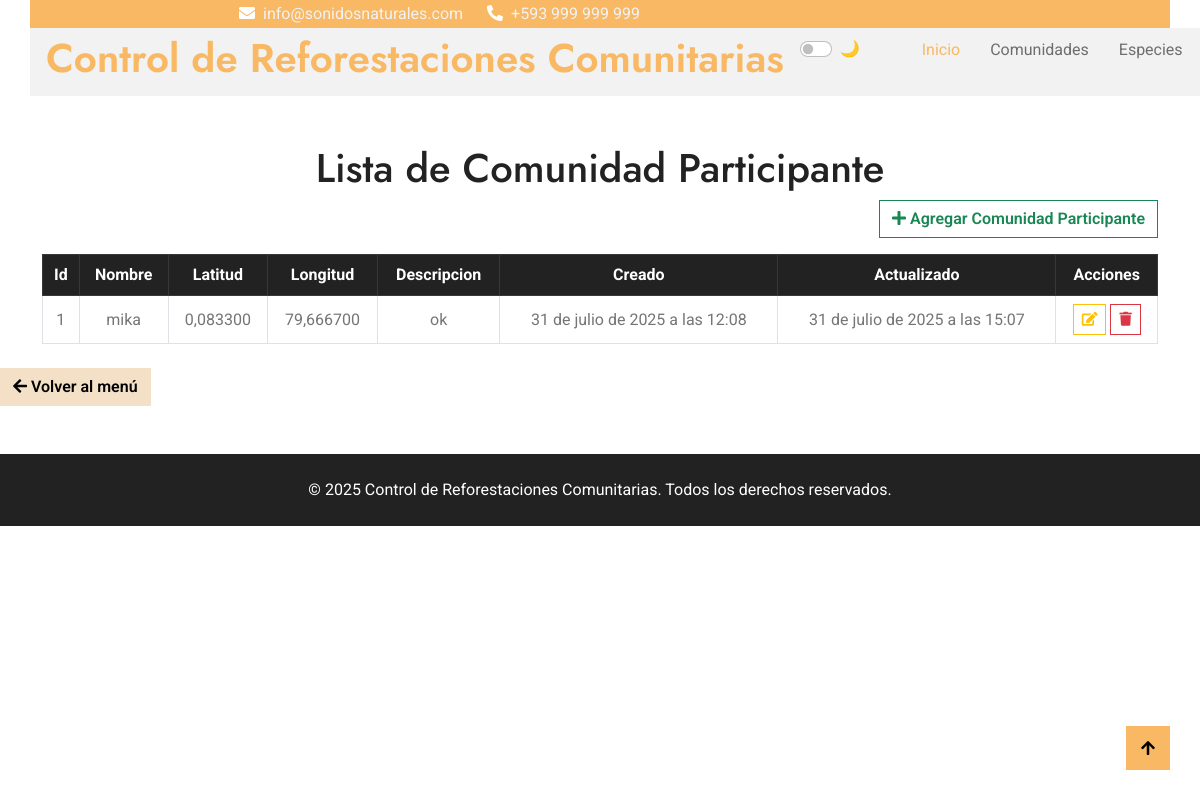
The page /comunidad/ on the database its author committed.
### Aplicaciones/Comunidad/models.py (models this page shows, shortened)
class Comunidad(models.Model):
    nombre = models.CharField(max_length=100)
    latitud = models.DecimalField(max_digits=9, decimal_places=6)
    longitud = models.DecimalField(max_digits=9, decimal_places=6)
    descripcion = models.TextField(blank=True)
    creado = models.DateTimeField(auto_now_add=True)
    actualizado = models.DateTimeField(auto_now=True)

### Aplicaciones/Comunidad/views.py (the view)
# urls.py: path('', views.listaComunidad, name='lista_comunidad'),
def listaComunidad(request):
    comunidades = Comunidad.objects.all()
    return render(request, 'comunidad/lista.html', {'comunidades': comunidades})

### Aplicaciones/Comunidad/templates/comunidad/lista.html (shortened to what this page needs)
{% extends "plantilla.html" %}
{% block contenido %}
<div class="container mt-5">
    <h1 class="text-center">Lista de Comunidad Participante</h1>
    <div class="text-end mb-3">
        <a href="{% url 'nuevo_comunidad' %}" class="btn btn-outline-success">
            <i class="fa fa-plus"></i> Agregar Comunidad Participante
        </a>
    </div>
        <table class="table table-bordered table-hover align-middle text-center">
            <thead class="table-dark">
                <tr>
                    <th>Id</th>
                    <th>Nombre</th>
                    <th>Latitud</th>
                    <th>Longitud</th>
                    <th>Descripcion</th>
                    <th>Creado</th>
                    <th>Actualizado</th>
                    <th>Acciones</th>
                </tr>
            </thead>
            <tbody>
                {% for comunidad in comunidades %}
                <tr>
                    <td>{{ comunidad.id }}</td>
                    <td>{{ comunidad.nombre }}</td>
                    <td>{{ comunidad.latitud }}</td>
                    <td>{{ comunidad.longitud }}</td>
                    <td>{{ comunidad.descripcion }}</td>
                    <td>{{ comunidad.creado }}</td>
                    <td>{{ comunidad.actualizado }}</td>
                    <td>
                        <a href="editar/{{ comunidad.id }}/" class="btn btn-outline-warning btn-sm" title="Editar">
                            <i class="fa fa-edit"></i>
                        </a>
                        <button onclick="confirmDelete('{{ comunidad.id }}')" class="btn btn-outline-danger btn-sm" title="Eliminar">
                            <i class="fa fa-trash"></i>
                        </button>
                    </td>
                </tr>
                {% endfor %}
            </tbody>
        </table>
    </div>
    <div class="mt-4">
        <a href="/" class="btn btn-secondary">
            <i class="fa fa-arrow-left"></i> Volver al menú
        </a>
    </div>
 {% endblock %}

### static/environs/css/style.css (style rules this page uses)
.btn { font-weight: 600; transition: .5s; }

### rows shown on the page
Comunidad: id "1", nombre "mika", latitud "0,083300", longitud "79,666700", descripcion "ok", creado "31 de julio de 2025 a las 12:08", actualizado "31 de julio de 2025 a las 15:07"
